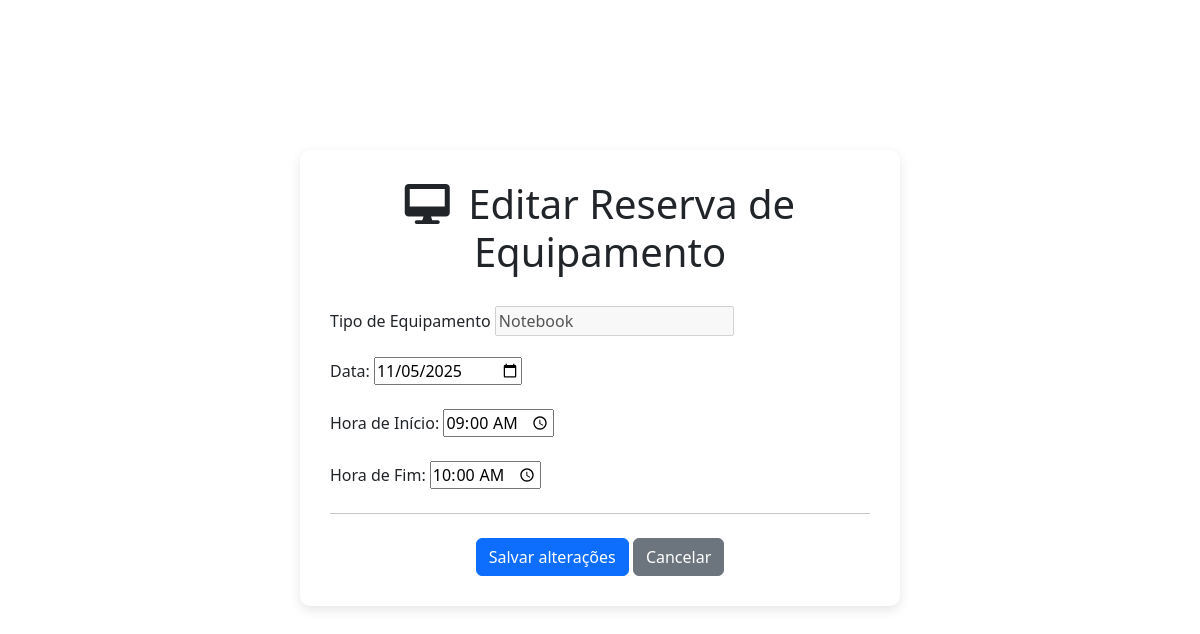
The page /reservas/equipamento/editar/1/ on the database its author committed.
### app/models.py (models this page shows, shortened)
class ReservaEquipamento(models.Model):
    equipamento = models.ForeignKey(Equipamento, on_delete=models.PROTECT)
    data = models.DateField()
    hora_inicio = models.TimeField()
    hora_fim = models.TimeField()
    status = models.CharField(max_length=50, default='confirmado')

class Equipamento(models.Model):
    idEquipamento = models.AutoField(primary_key=True)
    tipo = models.CharField(max_length=50)
    statusDisponibilidade = models.CharField(max_length=50, default='disponível')
    def __str__(self):
        return self.tipo

### app/views.py (the view, shortened to what this page needs)
# urls.py: path('reservas/equipamento/editar/<int:pk>/', views.editar_reserva_equipamento, name='editar_reserva_equipamento'),
def editar_reserva_equipamento(request, pk):
    reserva = get_object_or_404(ReservaEquipamento, pk=pk)
    return render(request, 'editar_reserva_equipamento.html', {'reserva': reserva})

### app/templates/editar_reserva_equipamento.html (shortened to what this page needs)
{% load static %}
<!DOCTYPE html>
<html lang="pt-br">
<head>
    <link href="https://cdn.jsdelivr.net/npm/bootstrap@5.3.0/dist/css/bootstrap.min.css" rel="stylesheet">
    <link rel="stylesheet" href="https://cdnjs.cloudflare.com/ajax/libs/font-awesome/6.0.0-beta3/css/all.min.css" />
</head>
<body>
    <div class="container main-container">
        <div class="card agendamento-card">
            <h1 class="welcome-header">
                <i class="fas fa-desktop me-2"></i> Editar Reserva de Equipamento
            </h1>
            <form method="POST" class="form-container">
                <div class="mb-3">
                    <label for="tipo_equipamento" class="form-label">Tipo de Equipamento</label>
                    <input type="text" value="{{ reserva.equipamento }}" disabled>
                </div>
                <div class="mb-4">
                    <label>Data:</label>
                    <input type="date" name="data" value="{{ reserva.data|date:'Y-m-d' }}" required>
                </div>
                <div class="mb-4">
                    <label>Hora de Início:</label>
                    <input type="time" name="hora_inicio" value="{{ reserva.hora_inicio }}" required>
                </div>
                <div class="mb-4">
                    <label>Hora de Fim:</label>
                    <input type="time" name="hora_fim" value="{{ reserva.hora_fim }}" required>
                </div>
                <hr class="my-4"> <div class="d-grid gap-2 d-md-flex justify-content-md-center">
                <div class="form-buttons">
                    <button type="submit" class="btn btn-primary">Salvar alterações</button>
                    <a href="{% url 'reservas' %}" class="btn btn-secondary">Cancelar</a>
                </div>
            </form>
        </div>
    </div>
</body>

### app/templates/editar_reserva_equipamento.html (style rules this page uses)
:root { --if-green: #4CAF50; --if-green-dark: #45a049; }
body { background-color: #ffffff; position: relative; }
.main-container { padding-top: 150px; padding-bottom: 150px; display: flex; justify-content: center; }
.welcome-header { margin-bottom: 30px; font-weight: 300; text-align: center; }
.agendamento-card { max-width: 600px; width: 100%; background-color: white; border: none; box-shadow: 0 4px 12px rgba(0, 0, 0, 0.1); border-radius: 10px; padding: 30px; }
.btn-secondary { --bs-btn-bg: #6c757d; --bs-btn-border-color: #6c757d; }

### rows shown on the page
ReservaEquipamento: equipamento "Notebook", data "11/05/2025", hora_inicio "09:00", hora_fim "10:00"
